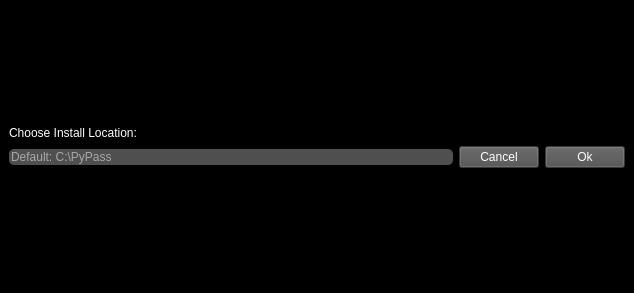
<?xml version="1.0" encoding="UTF-8"?>
<ui version="4.0">
 <class>FileLocationWindow</class>
 <widget class="QMainWindow" name="FileLocationWindow">
  <property name="geometry">
   <rect>
    <x>0</x>
    <y>0</y>
    <width>634</width>
    <height>293</height>
   </rect>
  </property>
  <property name="windowTitle">
   <string>Choose Install Location</string>
  </property>
  <property name="styleSheet">
   <string notr="true">color: rgb(255, 255, 255);
background-color: rgb(0, 0, 0);</string>
  </property>
  <widget class="QWidget" name="centralwidget">
   <layout class="QGridLayout" name="gridLayout">
    <item row="4" column="0" colspan="3">
     <spacer name="bottom_spacer">
      <property name="orientation">
       <enum>Qt::Vertical</enum>
      </property>
      <property name="sizeHint" stdset="0">
       <size>
        <width>20</width>
        <height>40</height>
       </size>
      </property>
     </spacer>
    </item>
    <item row="3" column="1">
     <widget class="QPushButton" name="cancel_button">
      <property name="styleSheet">
       <string notr="true">background-color: rgb(79, 79, 79);</string>
      </property>
      <property name="text">
       <string>Cancel</string>
      </property>
     </widget>
    </item>
    <item row="2" column="0">
     <widget class="QLabel" name="install_label">
      <property name="text">
       <string>Choose Install Location:</string>
      </property>
     </widget>
    </item>
    <item row="3" column="0">
     <widget class="QLineEdit" name="install_location">
      <property name="styleSheet">
       <string notr="true">background-color: rgb(79, 79, 79);
border-radius: 5px;
border-style: none;</string>
      </property>
      <property name="text">
       <string/>
      </property>
      <property name="placeholderText">
       <string>Default: C:\PyPass</string>
      </property>
     </widget>
    </item>
    <item row="3" column="2">
     <widget class="QPushButton" name="ok_button">
      <property name="styleSheet">
       <string notr="true">background-color: rgb(79, 79, 79);</string>
      </property>
      <property name="text">
       <string>Ok</string>
      </property>
     </widget>
    </item>
    <item row="1" column="0" colspan="3">
     <spacer name="top_spacer">
      <property name="orientation">
       <enum>Qt::Vertical</enum>
      </property>
      <property name="sizeHint" stdset="0">
       <size>
        <width>20</width>
        <height>40</height>
       </size>
      </property>
     </spacer>
    </item>
   </layout>
  </widget>
 </widget>
 <resources/>
 <connections/>
</ui>
